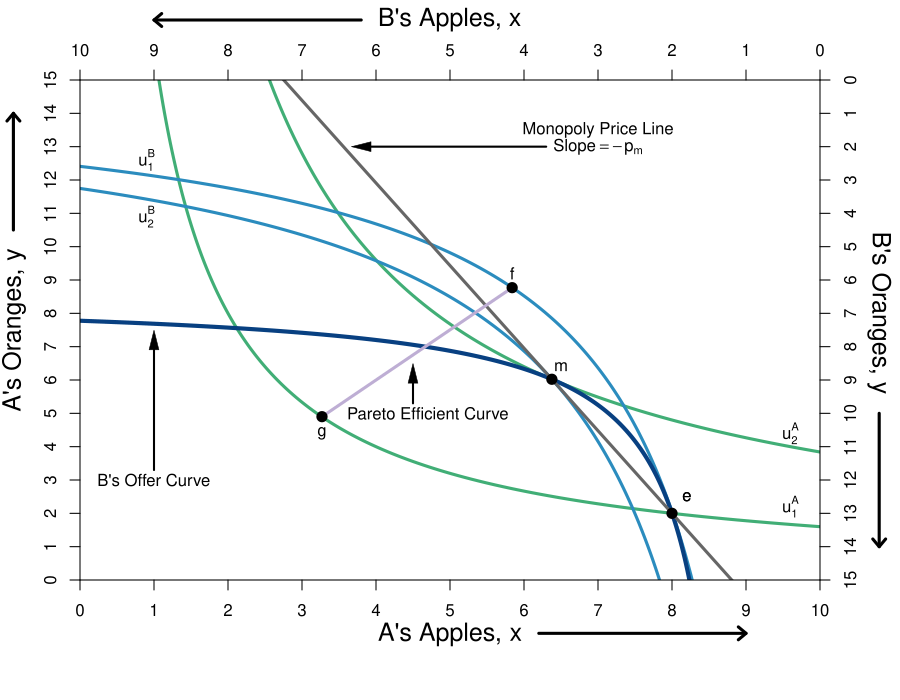

Source code (R):
#require(ggplot2)
require(shape)
pdf(file = "bfh-textbook/property/property_psp1.pdf", width = 9, height = 7)

#Set parameters for graphics
axislabelsize <- 1.5
graphlinewidth <- 3

COL <- c("#7fc97f", "#beaed4", "#fdc086", "#ffff99", "#386cb0", "#f0027f", "#bf5b17", "#666666")
COLA <- c("#99d8c9","#66c2a4","#41ae76", "#238b45", "#005824")
COLB <- c("#4eb3d3", "#2b8cbe", "#0868ac","#084081")


indiffcurveA1 <- function(x, U = 4, A = 1, a = 0.5) {
  ((((U-2)/A)*(1/x)^a)^(1/(1-a)))
}

indiffcurveA2 <- function(x, U = 4, A = 1, a = 0.5) {
  (((U/A)*(1/x)^a)^(1/(1-a)))
}

indiffcurveA3 <- function(x, U = 6.196918, A = 1, a = 0.5) {
  (((U/A)*(1/x)^a)^(1/(1-a)))
}

indiffcurveA4 <- function(x, U = 6.984164, A = 1, a = 0.5) {
  ((((U)/A)*(1/x)^a)^(1/(1-a)))
}

paretoEC <- function(x) {
  (3/2)*x
}

MonopolyPrice <- function(x) {
  21.82142 - 2.477677*x 
}

OfferCurveA <- function(x) {
  x/(x  - 4)
}

mrsplot <- function(x) {
  (13/2)*(x/(9-x)^2)
}

OfferCurveB <- function(x) {
  15 - (13/2)*(10 - x)/(9 - x)
}

#Deriving the offer curves: let py = 1
#wA = 8px + 2py = 8px + 2; Demand: x = w/2px => x = 4 + 1/px => px = 1/(x - 4)
#Offer curve is y = px*x => (1/(x-4))*x = x/(x-4) defined for x neq 4
#wA = 2px + 13py = 2px + 13; Demand: x = w/2px => x = 1 + 13/2px => px = 13/2(x - 1)
#B's Offer curve is y = px*x => (13/2)(1/(x-1))*x = (13/2)(x/(x-1)
#Therefore in terms of yA and xA:
#15 - y = (13/2)*(10 - x)/(10 - x - 1)
#Therefore y = 15 - (13/2)*(10-x)/(9 - x) defined for x neq 9
#The tangency of the indifference curve and the offer curve gives mrsplot
#Where mrsplot equals that offer curve, we get x = (3/17)*(51 - sqrt(221)) = 6.376576; 
#So y = 6.022321; therefore u = (6.376576^0.5)*(6.022321^0.5)

indiffcurveBneg1 <- function(x, U = 5.09, A = 1, a = 0.5) {
  15 - (((U/A)*(1/(10 - x))^a)^(1/(1-a)))
}

indiffcurveBneg2 <- function(x, U = 5.703502, A = 1, a = 0.5) {
  15 - (((U/A)*(1/(10 - x))^a)^(1/(1-a)))
}

#Aisha happens to have found 8 apples and 2 oranges, 
#and Betty happens to have found 2 apples and 13 oranges. 
#Aisha's utility (8^0.5)*(2^0.5) = 4
#Betty's utility (2^0.5)*(13^0.5) = 5.09



par(mar =  c(6, 4, 4, 4))
xlims <- c(0, 10)
ylims <- c(0, 15)
xlims2 <- c(10, 0)
ylims2 <- c(15, 0)

plot(0, 0, xlim = xlims, ylim = ylims, type = "n",
     xlab = expression(paste("A's Apples, ", x)),
     ylab = expression(paste("A's Oranges, ", y)), 
     line = 2.5,
     xaxt = "n", 
     yaxt = "n", 
     cex.lab = axislabelsize, 
     bty = "n",
     xaxs="i", 
     yaxs="i")


npts <- 500 
npts2 <- 501

#Specify the sequences of points for graphing. 
xx1 <- seq(xlims[1], xlims[2], length.out = npts)
yy1 <- indiffcurveA2(xx1, U = 4, A = 1, a = 0.5)
yy2 <- indiffcurveA2(xx1)

#Polygon Attempt
#polygon(x = c(1.34, 6, 8, 10 - 6.73), y = c(12, 9, 2, 15 - 10.1), col="powderblue", density=NULL, border = NA)

#I need something like xx1 with npts for 
#xpoly1 <- seq(from = 1.34, to = 8, length.out = 500)
#ypoly1 <- indiffcurveA2(xpoly1, U = 4, A = 1, a = 0.5)
#ypoly2 <- indiffcurveBneg(xpoly1, U = 5.09, A = 1, a = 0.5)
#polygon(x = c(xpoly1, rev(xpoly1)), y = c(ypoly1, rev(ypoly2)), col=COL[3], density=NULL, border = NA)
xx2 <- seq(4, xlims[2], length.out = npts)
xx3 <- seq(xlims[1], 9, length.out = npts)

#Draw the lines for the graphs
#lines(xx1, indiffcurveA1(xx1), col = COLA[3], lwd = graphlinewidth)
lines(xx1, indiffcurveA2(xx1), col = COLA[3], lwd = graphlinewidth)
lines(xx1, indiffcurveA3(xx1), col = COLA[3], lwd = graphlinewidth)
#lines(xx1, indiffcurveA4(xx1), col = COLA[3], lwd = graphlinewidth)
#lines(xx1, paretoEC(xx1), col = COL[2], lwd = graphlinewidth)
#lines(xx2, OfferCurveA(xx2), col = COL[2], lwd = graphlinewidth)

#lines(xx1, mrsplot(xx1), col = COL[1], lwd = graphlinewidth)
lines(xx1, indiffcurveBneg1(xx1), col = COLB[2], lwd = graphlinewidth)
lines(xx1, indiffcurveBneg2(xx1), col = COLB[2], lwd = graphlinewidth)

lines(xx3, OfferCurveB(xx3), col = COLB[4], lwd = graphlinewidth+1)
lines(xx1, MonopolyPrice(xx1), col = COL[8], lwd = graphlinewidth)

#Customize ticks and labels for the plot
ticksy <- seq(from = 0, to = 15, by = 1)
ylabels <- seq(from = 0, to = 15, by = 1)
ticksx <- seq(from = 0, to = 10, by = 1)
xlabels <- seq(from = 0, to = 10, by = 1)
axis(1, at = ticksx, pos = 0, labels = xlabels)
axis(2, at = ticksy, pos = 0, labels = ylabels, las = 0)

#Add arrows:
arrows(-0.9, 10.5, -0.9, 14, xpd = TRUE, length=0.1,angle=40,lwd=3)
arrows(6.2, -1.6, 9, -1.6, xpd = TRUE, length=0.1,angle=40,lwd=3)

#Annotation of the three graphs and the NE
#text(9.6, 0.9, expression(u[1]^A))
text(9.6, 2.2, expression(u[1]^A))
text(9.6, 4.4, expression(u[2]^A))
#text(9.6, 5.9, expression(u[4]^A))

#Perhaps useful point to label the unused intersection of the participation constraints
#points(1.34, 12, pch = 16, col = "black", cex = 1.5)



#Pareto efficiency curve
segments(3.27, 4.9, 5.84, 8.77, lty = 1, lwd = graphlinewidth, col = COL[2])
text(4.7, 5, expression("Pareto Efficient Curve"))
Arrows(4.5, 5.3, 4.5, 6.2, col = "black", lty = 1, lwd = 2, arr.type = "triangle", arr.lwd = 0.5)

#Label B's offer curve
text(1, 3, expression("B's Offer Curve"))
Arrows(1, 3.3, 1, 7.2, col = "black", lty = 1, lwd = 2, arr.type = "triangle", arr.lwd = 0.5)

#Monopoly Price Line
text(7, 13.5, expression(paste("Monopoly Price Line")))
text(7, 13, expression(paste("Slope", phantom()==-p[m])))
Arrows(6.3, 13, 3.8, 13, col = "black", lty = 1, lwd = 2, arr.type = "triangle", arr.lwd = 0.5)

#Set up second axes and labels

par(new = TRUE)

#Use the same x and ylims as previously, but with locations switched
xlims2 <- c(10, 0)
ylims2 <- c(15, 0)

#Leave the ylab and xlab blank to ensure no axes titles
plot(0, 0, xlim = xlims2, ylim = ylims2, type = "n",
     xlab = expression(paste("")),
     ylab = expression(paste("")),
     xaxt = "n", 
     yaxt = "n", 
     cex.lab = 1.3, 
     bty = "n",
     xaxs="i", 
     yaxs="i")

#Set up axes at sides 3 and 4 (top and right)
axis(side = 3, at = ticksx, pos = 0, labels = xlabels)
axis(side = 4, at = ticksy, pos = 0, labels = ylabels, las = 0)
mtext("B's Apples, x", side=3, line = 2.5, cex = axislabelsize)
text(-0.8, 7, expression(paste("B's Oranges, y")), xpd = TRUE, cex = axislabelsize, srt = 270) 

#Add arrows:
arrows(-0.8, 10, -0.8, 14, xpd = TRUE, length=0.1,angle=40,lwd=3)
arrows(6.2, -1.8, 9, -1.8, xpd = TRUE, length=0.1,angle=40,lwd=3)


#Functions for B's indifference curves
indiffcurveB1 <- function(x, U = 5.09, A = 1, a = 0.5) {
  ((((U-2)/A)*(1/x)^a)^(1/(1-a)))
}

indiffcurveB2 <- function(x, U = 5.09, A = 1, a = 0.5) {
  (((U/A)*(1/x)^a)^(1/(1-a)))
}

indiffcurveB3 <- function(x, U = 5.703502, A = 1, a = 0.5) {
  ((((U)/A)*(1/x)^a)^(1/(1-a)))
}

indiffcurveB4 <- function(x, U = 8.244574, A = 1, a = 0.5) {
  ((((U)/A)*(1/x)^a)^(1/(1-a)))
}




#lines(xx1, indiffcurveB1(xx1), col = COLB[3], lwd = graphlinewidth)
#lines(xx1, indiffcurveB2(xx1), col = COLB[3], lwd = graphlinewidth)
#lines(xx1, indiffcurveB3(xx1), col = COLB[3], lwd = graphlinewidth)
#lines(xx1, indiffcurveB4(xx1), col = COLB[3], lwd = graphlinewidth)

#Label B's indifference curves
text(9.1, 2.4, expression(u[1]^B))
text(9.1, 4.1, expression(u[2]^B))
#text(9.1, 4.6, expression(u[3]^B))
#text(9.1, 8.2, expression(u[4]^B))

#Add a point for the initial endowment
points(2, 13, pch = 16, col = "black", cex = 1.5)
text(1.8, 12.5, expression(e))




#Label a point on the middle of the curve
#points(5, 7.5, pch = 16, col = "black", cex = 1.5)
#text(5, 7, expression(i))

#(5^0.5)*(7.5^0.5) = 6.123724

#Add point for comparison to participation constraint
#points(6.2, 1.55, pch = 16, col = "black", cex = 1.5)
#text(6.1, 1.2, expression(d))


#Calculate TIOLI power allocation for B
#mrs(x,y) => pareto efficient curve is (3/2)x = y
#A's initital utility is 4 = u(8,2) = (8^0.5)*(2^0.5)
#Therefore substitute in the contract curve u_e^A = 4 = (x^A)^(0.5)(3/2*x^A)^0.5
# => x^A = 4/((3/2)^0.5) = 3.27 => x^B = 6.73
# => y^A = 3/2(x^A) = 4.9 => y^B = 10.1

#Add point g for B's TIOLI power
points(6.73, 10.1, pch = 16, col = "black", cex = 1.5)
text(6.73, 10.6, expression(g))

#Calculate TIOLI power allocation for A
#mrs(x,y) => pareto efficient curve is (3/2)x = y
#A's initital utility is 4 = u(8,2) = (8^0.5)*(2^0.5)
#Therefore substitute in the contract curve u_e^A = 4 = (x^A)^(0.5)(3/2*x^A)^0.5
# => x^B = 5.09/((3/2)^0.5) = 4.16 => x^A = 5.84
# => y^B = 3/2(x^B) = 6.23 => y^A = 8.77 
#=> u^A = (5.84^0.5)*(8.77^0.5) = 7.156591
#Add point f for A's TIOLI power
points(4.16, 6.23, pch = 16, col = "black", cex = 1.5)
text(4.16, 5.8, expression(f))


#Annotating B's endowment
text(1.8, 12.5, expression(e))

#Annotating a point that is a Pareto improvement over e.
points(3.623424, 8.977679, pch = 16, col = "black", cex = 1.5)
text(3.5, 8.6, expression(m))
#(2.94^0.5)*(12.76^0.5)

#Label Pareto Improving Lens
#text(7, 5, expression(paste("Pareto-Improving Lens")))

dev.off()
